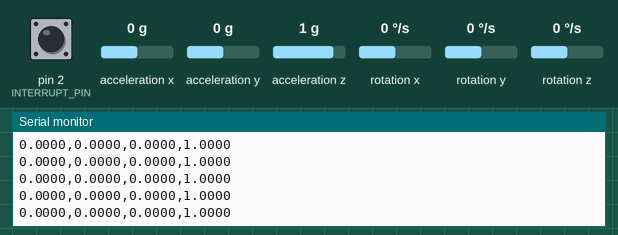
A sketch run on a simulated Arduino Uno, built with avr-gcc and run on an emulated ATmega328P. Shown: the last lines printed to the serial monitor. The test bench sets the inputs (shaded band); at power-on: acceleration x 0 g, acceleration y 0 g, acceleration z 1 g, rotation z 0 °/s, pin 2 (INTERRUPT_PIN) LOW, rotation x 0 °/s, rotation y 0 °/s. The sensor or clock chip raises its interrupt line as the real part does.

Above: at 1.7 s.
1.8 s: acceleration x set to -1.4 g
At 2.3 s:
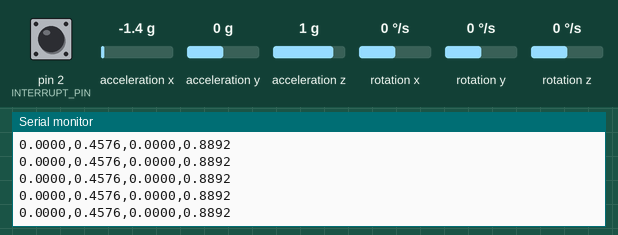
3.3 s: acceleration y set to -1.4 g
At 4.3 s:
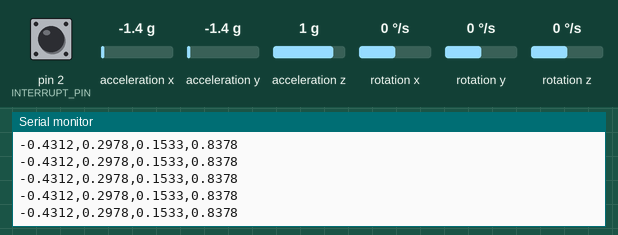
6.3 s: acceleration x set to 0.8 g
At 7.3 s:
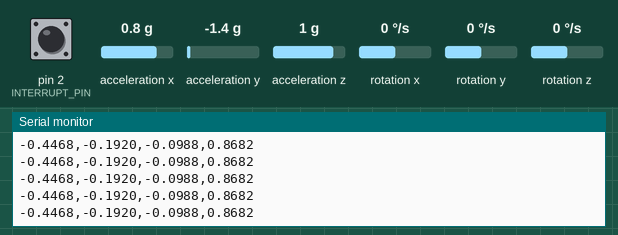
9.3 s: acceleration z set to -1.4 g
At 10.1 s:
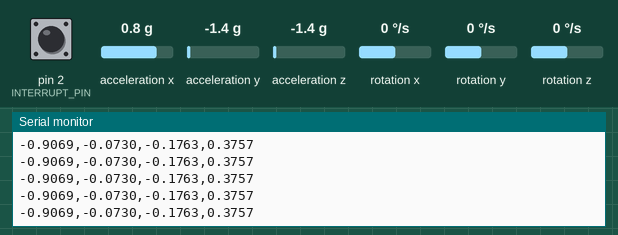
10.8 s: rotation z set to -192 °/s
At 11.7 s:
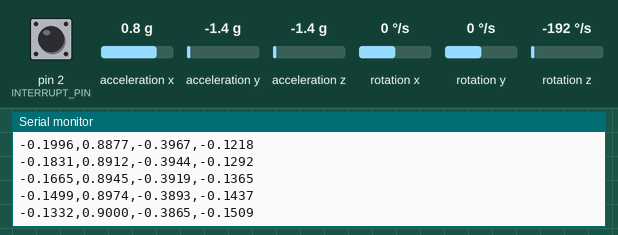
12.3 s: pin 2 (INTERRUPT_PIN) pulled HIGH for 0.15 s
Timing chart, 0 to 14.9 s (numbered marks = the images above; inputs shaded):
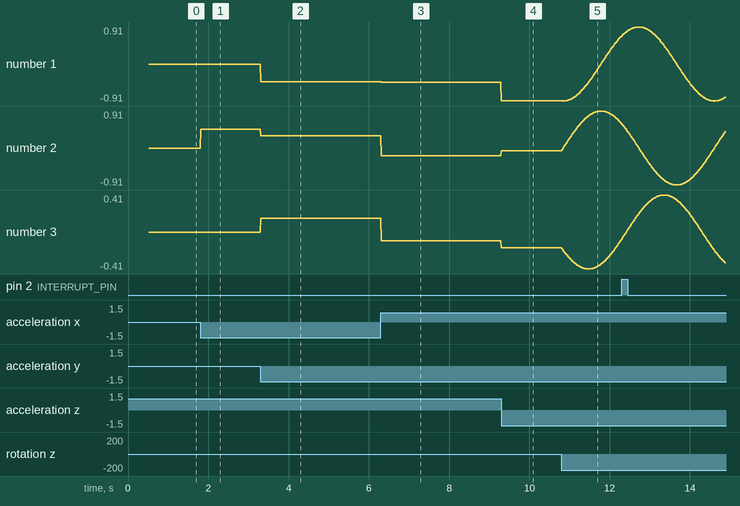

The sketch:

main.ino
```cpp
// (licence header left out)
//=============================================================================
// i2cdevlib and MPU6050 are needed: https://github.com/jrowberg/i2cdevlib
// Big thanks to the amazing Jeff Rowberg <3, go check his repo to learn more MPU6050.
//=============================================================================

// I2Cdev and MPU6050 must be installed as libraries, or else the .cpp/.h files
// for both classes must be in the include path of your project

#include "Relativ.h"

#include "I2Cdev.h"

#include "MPU6050_6Axis_MotionApps20.h"

#if I2CDEV_IMPLEMENTATION == I2CDEV_ARDUINO_WIRE
#include "Wire.h"
#endif

MPU6050 mpu;
Relativ relativ;

#define INTERRUPT_PIN 2

// IMU status and control:
bool dmpReady = false;  // true if DMP init was successful
uint8_t mpuIntStatus;
uint8_t devStatus;      // 0 = success, !0 = error
uint16_t packetSize;
uint16_t fifoCount;
uint8_t fifoBuffer[64];


Quaternion q;           // [w, x, y, z]

volatile bool mpuInterrupt = false;     // indicates whether MPU interrupt pin has gone high
void dmpDataReady() {
    mpuInterrupt = true;
}

void setup() {

    #if I2CDEV_IMPLEMENTATION == I2CDEV_ARDUINO_WIRE
        Wire.begin();
        Wire.setClock(400000); // 400kHz I2C clock. Comment this line if having compilation difficulties
    #elif I2CDEV_IMPLEMENTATION == I2CDEV_BUILTIN_FASTWIRE
        Fastwire::setup(400, true);
    #endif

    /**
    * Relativ::startNative() is for 32-bit ARM microconrollers with Native USB like Arduino DUE (recommended)
    * Relativ::start() is for NON-NATIVE USB microcontrollers, like Arduino MEGA, Arduino UNO, etc. (slower)
    */
    relativ.start(); //Compile error? change this to relativ.start() if you have an UNO, MEGA, etc...

    mpu.initialize();
    pinMode(INTERRUPT_PIN, INPUT);

    //If you are getting "SerialUSB was not declared" when compiling, change
    //the following line to Serial.println(.......)
    Serial.println(mpu.testConnection() ? F("MPU6050 connection successful") : F("MPU6050 connection failed"));

    // configure the DMP
    devStatus = mpu.dmpInitialize();

    // ==================================
    // supply your own gyro offsets here:
    // ==================================

    mpu.setXGyroOffset(220);
    mpu.setYGyroOffset(76);
    mpu.setZGyroOffset(-85);
    mpu.setZAccelOffset(1788);

    // devStatus if everything worked properly
    if (devStatus == 0) {
        // turn on the DMP, now that it's ready
        mpu.setDMPEnabled(true);

        // enable Arduino interrupt detection
        attachInterrupt(digitalPinToInterrupt(INTERRUPT_PIN), dmpDataReady, RISING);
        mpuIntStatus = mpu.getIntStatus();

        dmpReady = true;

        // get expected DMP packet size for later comparison
        packetSize = mpu.dmpGetFIFOPacketSize();
    } else {
        // ERROR!
    }
}


void loop() {
    // Do nothing if DMP doesn't initialize correctly
    if (!dmpReady) return;

    // wait for MPU interrupt or extra packet(s) to be available
    while (!mpuInterrupt && fifoCount < packetSize) {
    }

    // reset interrupt flag and get INT_STATUS byte
    mpuInterrupt = false;
    mpuIntStatus = mpu.getIntStatus();

    // get current FIFO count
    fifoCount = mpu.getFIFOCount();

    if ((mpuIntStatus & 0x10) || fifoCount == 1024) {
        mpu.resetFIFO();
    }

    // check for interrupt
    else if (mpuIntStatus & 0x02) {
        while (fifoCount < packetSize) fifoCount = mpu.getFIFOCount();
        mpu.getFIFOBytes(fifoBuffer, packetSize);
        fifoCount -= packetSize;

        mpu.dmpGetQuaternion(&q, fifoBuffer);

        relativ.updateOrientation(q.x, q.y, q.z, q.w, 4);

        //If your microcontroller is non-native usb, change the above line to:
        //relativ.updateOrientation(q.x, q.y, q.z, q.w, 4);
    }
}
```

Measured:
- after the input at 1.8 s, the serial monitor: prints a new line at once (image 1)
- after the input at 3.3 s, the serial monitor: prints a new line at once (image 2)
- after the input at 6.3 s, the serial monitor: prints a new line at once (image 3)
- after the input at 9.3 s, the serial monitor: prints a new line at once (image 4)
- after the input at 10.8 s, the serial monitor: prints a new line at once (image 5)
- plotted number 1: 0 → -0.43 after the input at 3.3 s, -0.43 → -0.45 after the input at 6.3 s, -0.45 → -0.91 after the input at 9.3 s, -0.91 → 0.69 after the input at 10.8 s
- plotted number 2: 0 → 0.46 after the input at 1.8 s, 0.46 → 0.3 after the input at 3.3 s, 0.3 → -0.19 after the input at 6.3 s, -0.19 → -0.07 after the input at 9.3 s, -0.07 → 0.6 after the input at 10.8 s
- plotted number 3: 0 → 0.15 after the input at 3.3 s, 0.15 → -0.1 after the input at 6.3 s, -0.1 → -0.18 after the input at 9.3 s, -0.18 → -0.08 after the input at 10.8 s
